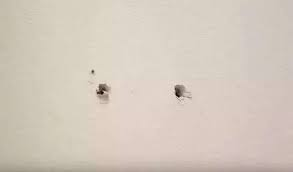
#> input picture work_logs-main/1_1定位孔洞/img/image.jpeg, 293 x 172 px
$ python hole.py
#> lines starting #> are read from the running program, lines starting #| are printed output that depends on the picture; after the words box and inside, x2 and y2 are one past the last pixel; in counts of white or black regions, pixels touching at a corner belong together
import cv2
import numpy as np

# 读取图像
image = cv2.imread('../img/image.jpeg', cv2.IMREAD_GRAYSCALE)
#> image: shape (172, 293); min 2, max 231, mean 203.3

# 如果图像读取失败，退出
if image is None:
    print("图像加载失败!")
    exit()

# 使用高斯模糊去噪
blurred = cv2.GaussianBlur(image, (5, 5), 0)

# 使用Canny边缘检测
edges = cv2.Canny(blurred, 50, 150)
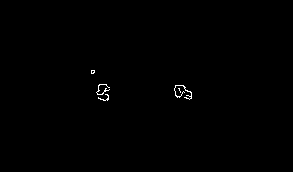
#> edges: shape (172, 293); 0.3% white in thin lines or dots, all inside (x1, y1, x2, y2) = (91, 70, 192, 101)
# 显示检测结果
# cv2.imshow("Detected Circles", edges)
# cv2.waitKey(0)
# cv2.destroyAllWindows()

# 霍夫圆变换检测圆形（这里假设孔的半径为2.5mm）
# 根据图像的分辨率调整半径的值，这里假设每个像素为0.4mm
radius_in_pixels = 5 / 0.4  # 5mm / 0.4mm/pixel ≈ 12.5像素

# 执行霍夫变换
# 当检测到的小孔不合适时，调整下面参数
circles = cv2.HoughCircles(
    edges,                          # 输入图像（通常是边缘图像，建议使用Canny边缘检测的结果）
    cv2.HOUGH_GRADIENT,            # 检测方法，目前OpenCV只实现了HOUGH_GRADIENT方法
    dp=1,                          # 累加器分辨率比率，dp=1时检测的精度最高，dp>1可以加快检测速度但精度降低
    minDist=10,                    # 检测到的圆心之间的最小距离（像素），防止在同一位置重复检测
    param1=60,                     # Canny边缘检测的高阈值，低阈值自动设为高阈值的一半
    param2=20,                     # 累加器阈值，值越小检测到的圆越多（可能包含误检），值越大检测到的圆越少但更准确
    minRadius=int(radius_in_pixels - 20),  # 检测圆的最小半径（像素）
    maxRadius=int(radius_in_pixels + 20)   # 检测圆的最大半径（像素）
)
#> circles = None

# 检测到的圆
if circles is not None:
    circles = np.round(circles[0, :]).astype("int")
    for (x, y, r) in circles:
        # 绘制圆形
        cv2.circle(image, (x, y), r, (0, 255, 0), 2)
        # 绘制圆心
        cv2.circle(image, (x, y), 2, (0, 0, 255), -1)
        print(f"孔的中心坐标：({x}, {y}), 半径：{r}")

    # 假设图像的像素单位与实际物理单位的比例是0.4mm/像素
    pixel_to_mm = 0.4  # 每个像素代表0.4mm

    # 将孔的坐标从像素单位转换为毫米
    for (x, y, r) in circles:
        x_mm = x * pixel_to_mm  # X坐标转换为毫米
        y_mm = y * pixel_to_mm  # Y坐标转换为毫米
        r_mm = r * pixel_to_mm  # 半径转换为毫米
        print(f"孔的物理坐标：({x_mm:.2f}mm, {y_mm:.2f}mm), 半径：{r_mm:.2f}mm")

    # 显示检测结果
    cv2.imshow("Detected Circles", image)
    cv2.waitKey(0)
    cv2.destroyAllWindows()

else:
    print("未检测到孔")
